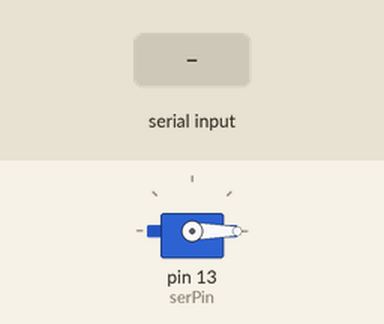
Bench run of a sketch on a simulated Arduino Uno, built with avr-gcc and run on an emulated ATmega328P. On the bench: servo. The inputs (shaded band) are chosen by the test bench.

Above: at 3.2 s.
3.3 s: "A" received over the second serial link
At 3.8 s:
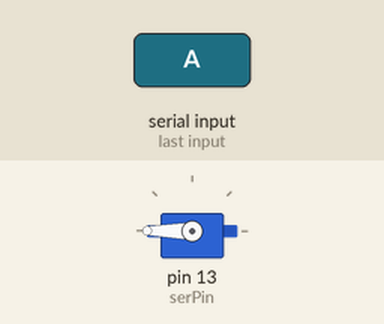
4.8 s: "F" received over the second serial link
At 6.2 s:
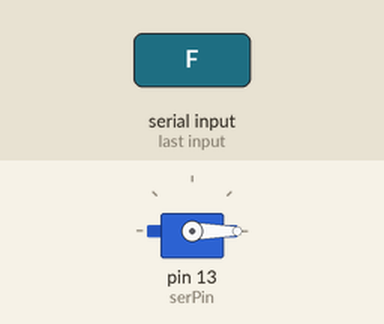
Timing chart, 0 to 7.8 s (numbered marks = the images above; inputs shaded):
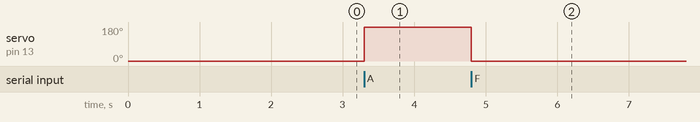

Measured:
- after the input at 3.3 s, servo on pin 13 (serPin): 0° → 180° at once
- after the input at 4.8 s, servo on pin 13 (serPin): 180° → 0° at once

The sketch:

sketch_sep14a.ino
```cpp
//includi de bibliotecas para trabalhar com servo motor e modulo bluetooth
#include "SoftwareSerial.h"
#include <Servo.h>

//criando nova serial para bluetooth
SoftwareSerial bluetooth(2, 3); //TX, RX (Bluetooth)

//craindo novo objeto para servo motor
Servo servoPersiana;

const int serPin = 13; //constante para porta do servo
char incomingByte;//varaivel para ler informacoes da porta serial
const int analogInPin = A0;// Pino analógico que o sensor está conectado
int setpoint = 200;

//carregando configuracoes do hardware
void setup() {
  //Inicializando serial bluetooth
  bluetooth.begin(9600);
  servoPersiana.attach(serPin);
  servoPersiana.write(0);
  delay(2000);
}

void loop() {
  //verifica se chegou alguma informaçao na porta
  if (bluetooth.available() > 0) {
    incomingByte = bluetooth.read();
    switch(incomingByte){
      case'A':
        AbrirFechar(180,"Abrindo");
      break;
      case'F':
        AbrirFechar(0,"Fechando");
      break;
      case'M':
        LuminuVoid();
      break;
      case'I':
        InfoMsg();
      break;
    }
  }
}

//metodo para fechar e abrir persiana
void AbrirFechar(int i, char msg[25]){
  servoPersiana.write(i);
  bluetooth.println(msg);
}

void InfoMsg(){
  bluetooth.println("Persiana Senai");
  bluetooth.println("versio:1.0.0.0-------");
  bluetooth.println("Abrir = A----------");
  bluetooth.println("Fechar = F");
  bluetooth.println("Monitorar = M");
}

void LuminuVoid(){
  while(true){
      bluetooth.println("Luminosidade Atual");
      bluetooth.println(analogRead(analogInPin));
      delay(2000);
    }
}
```
